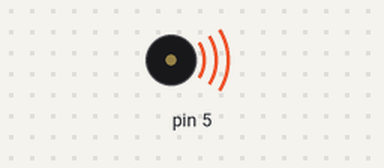
Bench run of a sketch on a simulated Arduino Uno, built with avr-gcc and run on an emulated ATmega328P. Shown: buzzer (waves = sounding).

Above: at 0.12 s.
Timing chart, 0 to 4.6 s (numbered marks = the images above):
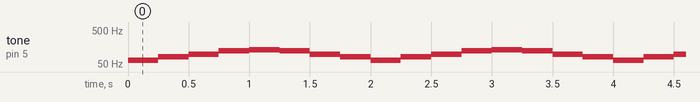

The sketch:

toneVar_problem_04.ino
```cpp
void setup()
{

}

void loop()
{
  tone(5, 65);
  delay(250);
  tone(5, 82);
  delay(250);
  tone(5, 98);
  delay(250);
  tone(5, 123);
  delay(250);
  tone(5, 130);
  delay(250);
  tone(5, 123);
  delay(250);
  tone(5, 98);
  delay(250);
  tone(5, 82);
  delay(250);
}
```

Measured:
- by itself, tone on pin 5: repeats every 2.0 s: 82 Hz 0.25 s, 98 Hz 0.25 s, 123 Hz 0.25 s, 130 Hz 0.25 s, 123 Hz 0.25 s, 98 Hz 0.25 s, 82 Hz 0.25 s, 65 Hz 0.25 s
